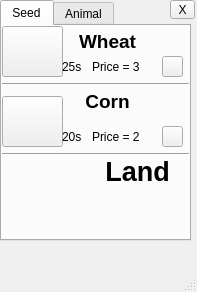
<?xml version="1.0" encoding="UTF-8"?>
<ui version="4.0">
 <class>mland</class>
 <widget class="QMainWindow" name="mland">
  <property name="geometry">
   <rect>
    <x>0</x>
    <y>0</y>
    <width>197</width>
    <height>292</height>
   </rect>
  </property>
  <property name="windowTitle">
   <string>MainWindow</string>
  </property>
  <property name="styleSheet">
   <string notr="true"/>
  </property>
  <widget class="QWidget" name="centralwidget">
   <widget class="QTabWidget" name="tabWidget">
    <property name="geometry">
     <rect>
      <x>0</x>
      <y>0</y>
      <width>191</width>
      <height>241</height>
     </rect>
    </property>
    <property name="currentIndex">
     <number>0</number>
    </property>
    <widget class="QWidget" name="Seed">
     <attribute name="title">
      <string>Seed</string>
     </attribute>
     <widget class="QPushButton" name="pushButton_2">
      <property name="geometry">
       <rect>
        <x>0</x>
        <y>0</y>
        <width>61</width>
        <height>51</height>
       </rect>
      </property>
      <property name="styleSheet">
       <string notr="true">border-image: url(:/new/prefix1/imagfil/gandom.png);</string>
      </property>
      <property name="text">
       <string/>
      </property>
     </widget>
     <widget class="QLabel" name="label_4">
      <property name="geometry">
       <rect>
        <x>90</x>
        <y>30</y>
        <width>71</width>
        <height>21</height>
       </rect>
      </property>
      <property name="styleSheet">
       <string notr="true">font: 75 12pt &quot;MS Shell Dlg 2&quot;;</string>
      </property>
      <property name="text">
       <string>Price = 3</string>
      </property>
     </widget>
     <widget class="QLabel" name="label_9">
      <property name="geometry">
       <rect>
        <x>60</x>
        <y>30</y>
        <width>31</width>
        <height>21</height>
       </rect>
      </property>
      <property name="styleSheet">
       <string notr="true"/>
      </property>
      <property name="text">
       <string>25s</string>
      </property>
     </widget>
     <widget class="QLabel" name="label_68">
      <property name="geometry">
       <rect>
        <x>60</x>
        <y>0</y>
        <width>91</width>
        <height>31</height>
       </rect>
      </property>
      <property name="text">
       <string>&lt;html&gt;&lt;head/&gt;&lt;body&gt;&lt;p align=&quot;center&quot;&gt;&lt;span style=&quot; font-size:14pt; font-weight:600;&quot;&gt;Wheat&lt;/span&gt;&lt;/p&gt;&lt;/body&gt;&lt;/html&gt;</string>
      </property>
     </widget>
     <widget class="QLabel" name="label_wheat">
      <property name="geometry">
       <rect>
        <x>150</x>
        <y>0</y>
        <width>91</width>
        <height>31</height>
       </rect>
      </property>
      <property name="styleSheet">
       <string notr="true">font: 75 12pt &quot;MS Shell Dlg 2&quot;;</string>
      </property>
      <property name="text">
       <string>&lt;html&gt;&lt;head/&gt;&lt;body&gt;&lt;p align=&quot;center&quot;&gt;&lt;br/&gt;&lt;/p&gt;&lt;/body&gt;&lt;/html&gt;</string>
      </property>
     </widget>
     <widget class="QPushButton" name="pushButton">
      <property name="geometry">
       <rect>
        <x>0</x>
        <y>70</y>
        <width>61</width>
        <height>51</height>
       </rect>
      </property>
      <property name="styleSheet">
       <string notr="true">border-image: url(:/new/prefix1/imagfil/zory.png);</string>
      </property>
      <property name="text">
       <string/>
      </property>
     </widget>
     <widget class="Line" name="line">
      <property name="geometry">
       <rect>
        <x>0</x>
        <y>50</y>
        <width>191</width>
        <height>16</height>
       </rect>
      </property>
      <property name="orientation">
       <enum>Qt::Horizontal</enum>
      </property>
     </widget>
     <widget class="QLabel" name="label_67">
      <property name="geometry">
       <rect>
        <x>60</x>
        <y>60</y>
        <width>91</width>
        <height>31</height>
       </rect>
      </property>
      <property name="text">
       <string>&lt;html&gt;&lt;head/&gt;&lt;body&gt;&lt;p align=&quot;center&quot;&gt;&lt;span style=&quot; font-size:14pt; font-weight:600;&quot;&gt;Corn&lt;/span&gt;&lt;/p&gt;&lt;/body&gt;&lt;/html&gt;</string>
      </property>
     </widget>
     <widget class="QLabel" name="label_10">
      <property name="geometry">
       <rect>
        <x>60</x>
        <y>100</y>
        <width>31</width>
        <height>21</height>
       </rect>
      </property>
      <property name="styleSheet">
       <string notr="true"/>
      </property>
      <property name="text">
       <string>20s</string>
      </property>
     </widget>
     <widget class="QLabel" name="label_11">
      <property name="geometry">
       <rect>
        <x>90</x>
        <y>100</y>
        <width>71</width>
        <height>21</height>
       </rect>
      </property>
      <property name="styleSheet">
       <string notr="true">font: 75 12pt &quot;MS Shell Dlg 2&quot;;</string>
      </property>
      <property name="text">
       <string>Price = 2</string>
      </property>
     </widget>
     <widget class="QLabel" name="label_corn">
      <property name="geometry">
       <rect>
        <x>150</x>
        <y>60</y>
        <width>91</width>
        <height>31</height>
       </rect>
      </property>
      <property name="styleSheet">
       <string notr="true">font: 75 12pt &quot;MS Shell Dlg 2&quot;;</string>
      </property>
      <property name="text">
       <string>&lt;html&gt;&lt;head/&gt;&lt;body&gt;&lt;p&gt;&lt;br/&gt;&lt;/p&gt;&lt;/body&gt;&lt;/html&gt;</string>
      </property>
     </widget>
     <widget class="QPushButton" name="pushButton_14">
      <property name="geometry">
       <rect>
        <x>160</x>
        <y>30</y>
        <width>21</width>
        <height>21</height>
       </rect>
      </property>
      <property name="styleSheet">
       <string notr="true">border-image: url(:/new/prefix1/imagfil/coinicon.png);</string>
      </property>
      <property name="text">
       <string/>
      </property>
     </widget>
     <widget class="QPushButton" name="pushButton_12">
      <property name="geometry">
       <rect>
        <x>160</x>
        <y>100</y>
        <width>21</width>
        <height>21</height>
       </rect>
      </property>
      <property name="styleSheet">
       <string notr="true">border-image: url(:/new/prefix1/imagfil/coinicon.png);</string>
      </property>
      <property name="text">
       <string/>
      </property>
     </widget>
     <widget class="QLabel" name="label">
      <property name="geometry">
       <rect>
        <x>0</x>
        <y>130</y>
        <width>111</width>
        <height>81</height>
       </rect>
      </property>
      <property name="styleSheet">
       <string notr="true">border-image: url(:/new/prefix1/imagfil/lanppc.png);</string>
      </property>
      <property name="text">
       <string/>
      </property>
     </widget>
     <widget class="QLabel" name="label_2">
      <property name="geometry">
       <rect>
        <x>80</x>
        <y>120</y>
        <width>111</width>
        <height>51</height>
       </rect>
      </property>
      <property name="text">
       <string>&lt;html&gt;&lt;head/&gt;&lt;body&gt;&lt;p align=&quot;center&quot;&gt;&lt;span style=&quot; font-size:20pt; font-weight:600;&quot;&gt;Land&lt;/span&gt;&lt;/p&gt;&lt;/body&gt;&lt;/html&gt;</string>
      </property>
     </widget>
     <widget class="Line" name="line_6">
      <property name="geometry">
       <rect>
        <x>0</x>
        <y>120</y>
        <width>191</width>
        <height>16</height>
       </rect>
      </property>
      <property name="orientation">
       <enum>Qt::Horizontal</enum>
      </property>
     </widget>
     <widget class="QLabel" name="lineEdit_land">
      <property name="geometry">
       <rect>
        <x>110</x>
        <y>180</y>
        <width>61</width>
        <height>31</height>
       </rect>
      </property>
      <property name="styleSheet">
       <string notr="true">font: 75 12pt &quot;MS Shell Dlg 2&quot;;</string>
      </property>
      <property name="text">
       <string>&lt;html&gt;&lt;head/&gt;&lt;body&gt;&lt;p align=&quot;center&quot;&gt;&lt;br/&gt;&lt;/p&gt;&lt;/body&gt;&lt;/html&gt;</string>
      </property>
     </widget>
    </widget>
    <widget class="QWidget" name="Animal">
     <attribute name="title">
      <string>Animal</string>
     </attribute>
     <widget class="QPushButton" name="pushButton_6">
      <property name="geometry">
       <rect>
        <x>0</x>
        <y>0</y>
        <width>61</width>
        <height>51</height>
       </rect>
      </property>
      <property name="styleSheet">
       <string notr="true">border-image: url(:/new/prefix1/imagfil/cow.png);</string>
      </property>
      <property name="text">
       <string/>
      </property>
     </widget>
     <widget class="QLabel" name="label_5">
      <property name="geometry">
       <rect>
        <x>90</x>
        <y>30</y>
        <width>71</width>
        <height>21</height>
       </rect>
      </property>
      <property name="styleSheet">
       <string notr="true">font: 75 12pt &quot;MS Shell Dlg 2&quot;;</string>
      </property>
      <property name="text">
       <string>Price = 5</string>
      </property>
     </widget>
     <widget class="QLabel" name="label_69">
      <property name="geometry">
       <rect>
        <x>50</x>
        <y>0</y>
        <width>91</width>
        <height>31</height>
       </rect>
      </property>
      <property name="text">
       <string>&lt;html&gt;&lt;head/&gt;&lt;body&gt;&lt;p align=&quot;center&quot;&gt;&lt;span style=&quot; font-size:14pt; font-weight:600;&quot;&gt;Cow&lt;/span&gt;&lt;/p&gt;&lt;/body&gt;&lt;/html&gt;</string>
      </property>
     </widget>
     <widget class="QLabel" name="label_12">
      <property name="geometry">
       <rect>
        <x>60</x>
        <y>30</y>
        <width>31</width>
        <height>21</height>
       </rect>
      </property>
      <property name="styleSheet">
       <string notr="true"/>
      </property>
      <property name="text">
       <string>20s</string>
      </property>
     </widget>
     <widget class="Line" name="line_2">
      <property name="geometry">
       <rect>
        <x>0</x>
        <y>50</y>
        <width>191</width>
        <height>16</height>
       </rect>
      </property>
      <property name="orientation">
       <enum>Qt::Horizontal</enum>
      </property>
     </widget>
     <widget class="QLabel" name="label_cow">
      <property name="geometry">
       <rect>
        <x>140</x>
        <y>0</y>
        <width>91</width>
        <height>31</height>
       </rect>
      </property>
      <property name="styleSheet">
       <string notr="true">font: 75 12pt &quot;MS Shell Dlg 2&quot;;</string>
      </property>
      <property name="text">
       <string>&lt;html&gt;&lt;head/&gt;&lt;body&gt;&lt;p align=&quot;center&quot;&gt;&lt;br/&gt;&lt;/p&gt;&lt;/body&gt;&lt;/html&gt;</string>
      </property>
     </widget>
     <widget class="QPushButton" name="pushButton_7">
      <property name="geometry">
       <rect>
        <x>0</x>
        <y>70</y>
        <width>51</width>
        <height>51</height>
       </rect>
      </property>
      <property name="styleSheet">
       <string notr="true">border-image: url(:/new/prefix1/imagfil/morg.png);</string>
      </property>
      <property name="text">
       <string/>
      </property>
     </widget>
     <widget class="QPushButton" name="pushButton_13">
      <property name="geometry">
       <rect>
        <x>160</x>
        <y>30</y>
        <width>21</width>
        <height>21</height>
       </rect>
      </property>
      <property name="styleSheet">
       <string notr="true">border-image: url(:/new/prefix1/imagfil/coinicon.png);</string>
      </property>
      <property name="text">
       <string/>
      </property>
     </widget>
     <widget class="QLabel" name="label_13">
      <property name="geometry">
       <rect>
        <x>60</x>
        <y>100</y>
        <width>31</width>
        <height>21</height>
       </rect>
      </property>
      <property name="styleSheet">
       <string notr="true"/>
      </property>
      <property name="text">
       <string>20s</string>
      </property>
     </widget>
     <widget class="QLabel" name="label_6">
      <property name="geometry">
       <rect>
        <x>90</x>
        <y>90</y>
        <width>71</width>
        <height>21</height>
       </rect>
      </property>
      <property name="styleSheet">
       <string notr="true">font: 75 12pt &quot;MS Shell Dlg 2&quot;;</string>
      </property>
      <property name="text">
       <string>Price = 3</string>
      </property>
     </widget>
     <widget class="QPushButton" name="pushButton_19">
      <property name="geometry">
       <rect>
        <x>160</x>
        <y>90</y>
        <width>21</width>
        <height>21</height>
       </rect>
      </property>
      <property name="styleSheet">
       <string notr="true">border-image: url(:/new/prefix1/imagfil/coinicon.png);</string>
      </property>
      <property name="text">
       <string/>
      </property>
     </widget>
     <widget class="Line" name="line_5">
      <property name="geometry">
       <rect>
        <x>0</x>
        <y>120</y>
        <width>191</width>
        <height>16</height>
       </rect>
      </property>
      <property name="orientation">
       <enum>Qt::Horizontal</enum>
      </property>
     </widget>
     <widget class="QLabel" name="label_70">
      <property name="geometry">
       <rect>
        <x>50</x>
        <y>60</y>
        <width>91</width>
        <height>31</height>
       </rect>
      </property>
      <property name="text">
       <string>&lt;html&gt;&lt;head/&gt;&lt;body&gt;&lt;p align=&quot;center&quot;&gt;&lt;span style=&quot; font-size:14pt; font-weight:600;&quot;&gt;Chicken&lt;/span&gt;&lt;/p&gt;&lt;/body&gt;&lt;/html&gt;</string>
      </property>
     </widget>
     <widget class="QPushButton" name="pushButton_10">
      <property name="geometry">
       <rect>
        <x>0</x>
        <y>140</y>
        <width>61</width>
        <height>51</height>
       </rect>
      </property>
      <property name="styleSheet">
       <string notr="true">border-image: url(:/new/prefix1/imagfil/sheep.png);</string>
      </property>
      <property name="text">
       <string/>
      </property>
     </widget>
     <widget class="QLabel" name="label_22">
      <property name="geometry">
       <rect>
        <x>60</x>
        <y>170</y>
        <width>31</width>
        <height>21</height>
       </rect>
      </property>
      <property name="styleSheet">
       <string notr="true"/>
      </property>
      <property name="text">
       <string>15s</string>
      </property>
     </widget>
     <widget class="QLabel" name="label_23">
      <property name="geometry">
       <rect>
        <x>90</x>
        <y>170</y>
        <width>71</width>
        <height>21</height>
       </rect>
      </property>
      <property name="styleSheet">
       <string notr="true">font: 75 12pt &quot;MS Shell Dlg 2&quot;;</string>
      </property>
      <property name="text">
       <string>Price = 3</string>
      </property>
     </widget>
     <widget class="QPushButton" name="pushButton_20">
      <property name="geometry">
       <rect>
        <x>160</x>
        <y>170</y>
        <width>21</width>
        <height>21</height>
       </rect>
      </property>
      <property name="styleSheet">
       <string notr="true">border-image: url(:/new/prefix1/imagfil/coinicon.png);</string>
      </property>
      <property name="text">
       <string/>
      </property>
     </widget>
     <widget class="QLabel" name="label_71">
      <property name="geometry">
       <rect>
        <x>60</x>
        <y>130</y>
        <width>91</width>
        <height>31</height>
       </rect>
      </property>
      <property name="text">
       <string>&lt;html&gt;&lt;head/&gt;&lt;body&gt;&lt;p align=&quot;center&quot;&gt;&lt;span style=&quot; font-size:14pt; font-weight:600;&quot;&gt;Sheep&lt;/span&gt;&lt;/p&gt;&lt;/body&gt;&lt;/html&gt;</string>
      </property>
     </widget>
     <widget class="QLabel" name="label_chicken">
      <property name="geometry">
       <rect>
        <x>140</x>
        <y>60</y>
        <width>91</width>
        <height>31</height>
       </rect>
      </property>
      <property name="styleSheet">
       <string notr="true">font: 75 12pt &quot;MS Shell Dlg 2&quot;;</string>
      </property>
      <property name="text">
       <string>&lt;html&gt;&lt;head/&gt;&lt;body&gt;&lt;p align=&quot;center&quot;&gt;&lt;br/&gt;&lt;/p&gt;&lt;/body&gt;&lt;/html&gt;</string>
      </property>
     </widget>
     <widget class="QLabel" name="label_sheep">
      <property name="geometry">
       <rect>
        <x>140</x>
        <y>130</y>
        <width>91</width>
        <height>31</height>
       </rect>
      </property>
      <property name="styleSheet">
       <string notr="true">font: 75 12pt &quot;MS Shell Dlg 2&quot;;</string>
      </property>
      <property name="text">
       <string>&lt;html&gt;&lt;head/&gt;&lt;body&gt;&lt;p align=&quot;center&quot;&gt;&lt;br/&gt;&lt;/p&gt;&lt;/body&gt;&lt;/html&gt;</string>
      </property>
     </widget>
    </widget>
   </widget>
   <widget class="QLabel" name="lineEdit_chicken_2">
    <property name="geometry">
     <rect>
      <x>370</x>
      <y>170</y>
      <width>91</width>
      <height>31</height>
     </rect>
    </property>
    <property name="styleSheet">
     <string notr="true">font: 75 12pt &quot;MS Shell Dlg 2&quot;;</string>
    </property>
    <property name="text">
     <string>&lt;html&gt;&lt;head/&gt;&lt;body&gt;&lt;p align=&quot;center&quot;&gt;&lt;br/&gt;&lt;/p&gt;&lt;/body&gt;&lt;/html&gt;</string>
    </property>
   </widget>
   <widget class="QToolButton" name="toolButton">
    <property name="geometry">
     <rect>
      <x>170</x>
      <y>0</y>
      <width>25</width>
      <height>19</height>
     </rect>
    </property>
    <property name="text">
     <string>X</string>
    </property>
   </widget>
  </widget>
  <widget class="QMenuBar" name="menubar">
   <property name="geometry">
    <rect>
     <x>0</x>
     <y>0</y>
     <width>197</width>
     <height>21</height>
    </rect>
   </property>
  </widget>
  <widget class="QStatusBar" name="statusbar"/>
 </widget>
 <resources/>
 <connections>
  <connection>
   <sender>toolButton</sender>
   <signal>clicked()</signal>
   <receiver>mland</receiver>
   <slot>close()</slot>
   <hints>
    <hint type="sourcelabel">
     <x>194</x>
     <y>39</y>
    </hint>
    <hint type="destinationlabel">
     <x>196</x>
     <y>48</y>
    </hint>
   </hints>
  </connection>
  <connection>
   <sender>pushButton_2</sender>
   <signal>clicked()</signal>
   <receiver>mland</receiver>
   <slot>close()</slot>
   <hints>
    <hint type="sourcelabel">
     <x>2</x>
     <y>43</y>
    </hint>
    <hint type="destinationlabel">
     <x>196</x>
     <y>88</y>
    </hint>
   </hints>
  </connection>
  <connection>
   <sender>pushButton</sender>
   <signal>clicked()</signal>
   <receiver>mland</receiver>
   <slot>close()</slot>
   <hints>
    <hint type="sourcelabel">
     <x>2</x>
     <y>113</y>
    </hint>
    <hint type="destinationlabel">
     <x>196</x>
     <y>156</y>
    </hint>
   </hints>
  </connection>
  <connection>
   <sender>pushButton_6</sender>
   <signal>clicked()</signal>
   <receiver>mland</receiver>
   <slot>close()</slot>
   <hints>
    <hint type="sourcelabel">
     <x>2</x>
     <y>93</y>
    </hint>
    <hint type="destinationlabel">
     <x>196</x>
     <y>126</y>
    </hint>
   </hints>
  </connection>
  <connection>
   <sender>pushButton_7</sender>
   <signal>clicked()</signal>
   <receiver>mland</receiver>
   <slot>close()</slot>
   <hints>
    <hint type="sourcelabel">
     <x>2</x>
     <y>163</y>
    </hint>
    <hint type="destinationlabel">
     <x>194</x>
     <y>280</y>
    </hint>
   </hints>
  </connection>
  <connection>
   <sender>pushButton_10</sender>
   <signal>clicked()</signal>
   <receiver>mland</receiver>
   <slot>close()</slot>
   <hints>
    <hint type="sourcelabel">
     <x>16</x>
     <y>222</y>
    </hint>
    <hint type="destinationlabel">
     <x>191</x>
     <y>280</y>
    </hint>
   </hints>
  </connection>
 </connections>
</ui>
